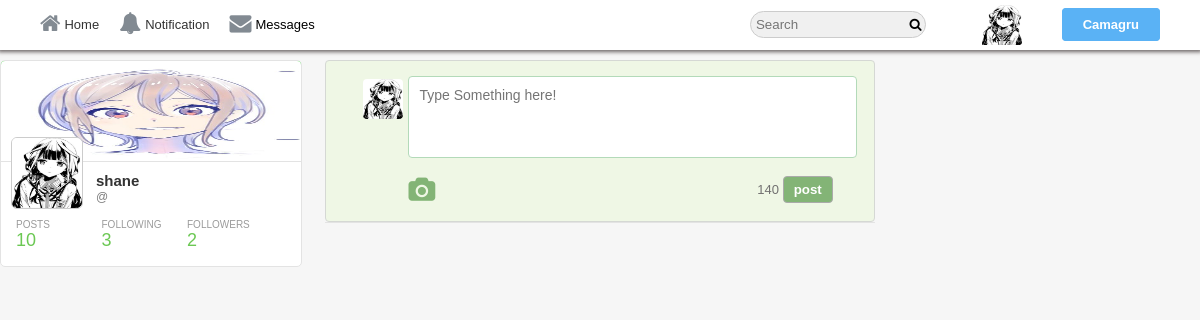
The app's page /home.php (signed in) with its own data.
### tables this page shows
CREATE TABLE `users` (
  `user_id` int(11) NOT NULL,
  `username` varchar(40) DEFAULT NULL,
  `email` varchar(255) DEFAULT NULL,
  `password` varchar(32) DEFAULT NULL,
  `screenName` varchar(40) DEFAULT NULL,
  `profileImage` varchar(255) DEFAULT NULL,
  `profileCover` varchar(255) DEFAULT NULL,
  `following` int(11) NOT NULL DEFAULT '0',
  `followers` int(11) NOT NULL DEFAULT '0',
  `bio` varchar(140) DEFAULT NULL,
  `country` varchar(255) DEFAULT NULL,
  `website` varchar(255) DEFAULT NULL
);

### core/init.php (called while the page is built, shortened)
<?php
	include 'database/connection.php';
	include 'classes/user.php';
	global $pdo;
	$getFromU = new User($pdo);
?>

### core/classes/user.php (called while the page is built, shortened)
<?php
class User {
	protected $pdo;
	function __construct($pdo)
	{
		$this->pdo = $pdo;
	}
	public function userData($user_id){
		$stmt = $this->pdo->prepare("SELECT * FROM `users` WHERE `user_id` = :user_id");
		$stmt->bindParam(":user_id", $user_id, PDO::PARAM_INT);
		$stmt->execute();
		return $stmt->fetch(PDO::FETCH_OBJ);
	}
}
?>

### home.php (the view, shortened to what this page needs)
<?php
	include 'core/init.php';
	$user_id = $_SESSION['user_id'];
	$user = $getFromU->userData($user_id);
?>
<!DOCTYPE HTML>
 <html>
	<head>
		  <link rel="stylesheet" href="https://cdnjs.cloudflare.com/ajax/libs/font-awesome/4.6.3/css/font-awesome.css"/>
 	  	  <link rel="stylesheet" href="assets/css/style-complete.css"/>
	</head>
<body>
<div class="wrapper">
<div class="header-wrapper">
<div class="nav-container">
	<div class="nav">
		<div class="nav-left">
			<ul>
				<li><a href="#"><i class="fa fa-home" aria-hidden="true"></i>Home</a></li>
				<li><a href="i/notifications"><i class="fa fa-bell" aria-hidden="true"></i>Notification</a></li>
				<li><i class="fa fa-envelope" aria-hidden="true"></i>Messages</li>
			</ul>
		</div>
		<div class="nav-right">
			<ul>
				<li>
					<input type="text" placeholder="Search" class="search"/>
					<i class="fa fa-search" aria-hidden="true"></i>
				</li>
				<li class="hover"><label class="drop-label" for="drop-wrap1"><img src="<?php echo  $user->profileImage;?>"/></label>
				</li>
				<li><label class="addTweetBtn">Camagru</label></li>
			</ul>
		</div>
	</div>
</div>
</div>
<div class="inner-wrapper">
<div class="in-wrapper">
	<div class="in-full-wrap">
		<div class="in-left">
			<div class="in-left-wrap">
		<div class="info-box">
			<div class="info-inner">
				<div class="info-in-head">
					<img src="<?php echo  $user->profileCover?>"/>
				</div>
				<div class="info-in-body">
					<div class="in-b-box">
						<div class="in-b-img">
							<img src="<?php echo  $user->profileImage?>"/>
						</div>
					</div>
					<div class="info-body-name">
						<div class="in-b-name">
							<div><a href="<?php echo  $user->username?>"><?php echo  $user->screenName?></a></div>
							<span><small><a href="<?php echo  $user->username?>">@<?php echo  $user->userName?></a></small></span>
						</div>
					</div>
				</div>
				<div class="info-in-footer">
					<div class="number-wrapper">
						<div class="num-box">
							<div class="num-head">
								POSTS
							</div>
							<div class="num-body">
								10
							</div>
						</div>
						<div class="num-box">
							<div class="num-head">
								FOLLOWING
							</div>
							<div class="num-body">
								<span class="count-following"><?php echo $user->following;?></span>
							</div>
						</div>
						<div class="num-box">
							<div class="num-head">
								FOLLOWERS
							</div>
							<div class="num-body">
								<span class="count-followers"><?php echo $user->followers;?></span>
							</div>
						</div>
					</div>
				</div>
			</div>
		</div>
	</div>
		</div>
		<div class="in-center">
			<div class="in-center-wrap">
				<div class="tweet-wrap">
					<div class="tweet-inner">
						 <div class="tweet-h-left">
						 	<div class="tweet-h-img">
						 		<img src="<?php echo  $user->profileImage?>"/>
						 	</div>
						 </div>
						 <div class="tweet-body">
						 <form method="post" enctype="multipart/form-data">
							<textarea class="status" name="status" placeholder="Type Something here!" rows="4" cols="50"></textarea>
 						 </div>
						 <div class="tweet-footer">
						 	<div class="t-fo-left">
						 		<ul>
						 			<li><label for="file"><i class="fa fa-camera" aria-hidden="true"></i></label>
						 			</li>
						 		</ul>
						 	</div>
						 	<div class="t-fo-right">
						 		<span id="count">140</span>
						 		<input type="submit" name="post" value="post"/>
						 	</div>
						 </div>
					</div>
				</div>
		    	<div class="loading-div">
		    	</div>
			</div>
		</div>
		<div class="in-right">
		</div>
	</div>
</div>
</div>
</div>
</body>
</html>

### assets/css/style-complete.css (style rules this page uses)
* { margin: 0px auto; padding: 0px; font-family: Helvetica; }
body { font-family: Helvetica; font-size: 13px; background: #f6f6f6; }
ul { list-style:none; }
.wrapper { width:100%; }
.header-wrapper { width:100%; background:white; position: fixed; top:0; z-index: 10000; }
.nav-container { width:95%; margin:0px auto; }
.nav { width:100%; height:50px; }
.nav ul li { line-height: 50px; float:left; margin-right: 0px; padding: 0px 10px; cursor:pointer; transition: all 200ms ease-in-out; }
.nav ul li a { color:#333; text-decoration:none; }
.nav-left { width:50%; float:left; }
.nav-right { width:50%; float:right; }
.nav-right ul { float:right; }
.inner-wrapper { width:100%; margin-top: 55px; }
.nav .nav-left ul li i { margin-right: 4px; color: #828a92; font-size: 22px; position: relative; top: 2px; }
.drop-label { background: none !important; border: none !important; }
.nav-right { height: 50px; }
.nav .nav-right ul li img { width: 40px; margin-top: 5px; height:40px; }
.nav .nav-right ul li input[type="text"] { padding: 5px 20px 5px 5px; border: 1px solid #ccc; background: #f0f0f0; border-radius: 15px; }
.nav .nav-right ul li label { background: #5ab2f5; border: 1px solid #5ab2f5; padding: 8px 20px; border-radius: 4px; color: #fff; font-weight: 600; -webkit-user-select: none; -moz-user-select:none; user-select: none; cursor:pointer; }
.nav .nav-right ul li .fa { left: -20px; position: relative; }
.in-wrapper { width: 100%; padding: 5px 0px; }
.in-full-wrap { width:1200px; }
.in-left { width:25%; min-height: 1000px; float: left; margin-right: 12px; }
.in-center { width:48%; min-height: 1000px; float: left; }
.in-right { width:25%; min-height: 1000px; float:right; }
.in-left-wrap { width:100%; }
.info-box { width:100%; min-height: 170px; float: left; background: #fff; border-radius: 5px; overflow: auto; border: 1px solid #e3e3e3; }
.info-in-head { width: 100%; background-color: #1ecf1e; background-size: cover; border-bottom: 1px solid #e3e3e3; overflow: hidden; height: 100px; }
.info-in-head img { width: 100%; height: 100%; }
.info-in-body { position: relative; height: 70px; top: -40px; }
.in-b-img { width: 70px; float: left; overflow: hidden; position: relative; border-radius: 6px; border: 1px solid #ccc; height: 70px; top: 15px; left: 10px; margin-right: 15px; }
.in-b-img img { width:100%; height:100%; }
.info-body-name { width: 75%; position: relative; top: 50px; left: 8px; }
.in-b-name div a { font-size: 15px; font-weight: bold; text-decoration: none; color: #333; cursor:pointer; }
.in-b-name span small a { text-decoration: none; color: #7D7D7D; font-size: 12px; }
.info-in-footer { width: 100%; position: relative; top: -15px; }
.number-wrapper { width: 95%; overflow: auto; float: right; }
.num-box { width:30%; height:auto; float: left; }
.num-head { font-size: 10px; color: #9b9b9b; }
.num-body { font-size: 18px; color: #6cc854; }
.tweet-wrap { width: 95%; height: 160px; background: rgba(141, 255, 0, 0.07); border-radius: 4px; border: 1px solid #d5d8d4; }
.tweet-inner { overflow: auto; }
.tweet-h-left { width: 15%; float: left; margin-top: 18px; }
.tweet-h-img { width: 40px; height: 40px; float: right; overflow: hidden; border-radius: 4px; margin: 0px 5px; }
.tweet-h-img img { width:100%; height:100%; }
.tweet-body { width: 82%; float: left; margin: 15px 0px; }
.tweet-body textarea { overflow: hidden; resize: none; width: 95%; height: 60px; border: 1px solid #b3dab9; border-radius: 4px; padding: 10px; font-size: 14px; }
.tweet-footer { width:85%; float:right; overflow: hidden; }
.t-fo-left { width:50%; float: left; }
.t-fo-left li { width:300px; }
.t-fo-left label { font-size: 25px; color: #83b476; text-decoration: none; }
.t-fo-right { width:25%; float: right; color: #727171; }
.t-fo-right input[type="submit"] { padding: 5px 10px; font-weight: bold; color: #fff; background: #83b476; border: 1px solid #aaa; border-radius: 4px; cursor:pointer; }
label { cursor: pointer; }
.header-wrapper { box-shadow: 0px 0px 4px 2px #6c6565; }
.loading-div { background: #fff; width: 95%; border: 1px solid #e3e3e3; border-top: none; border-bottom-right-radius: 5px; border-bottom-left-radius: 5px; text-align: center; margin-bottom: 5px; }

### records on screen
users: profileImage (picture), profileCover (picture), screenName "shane", following "3", followers "2"
